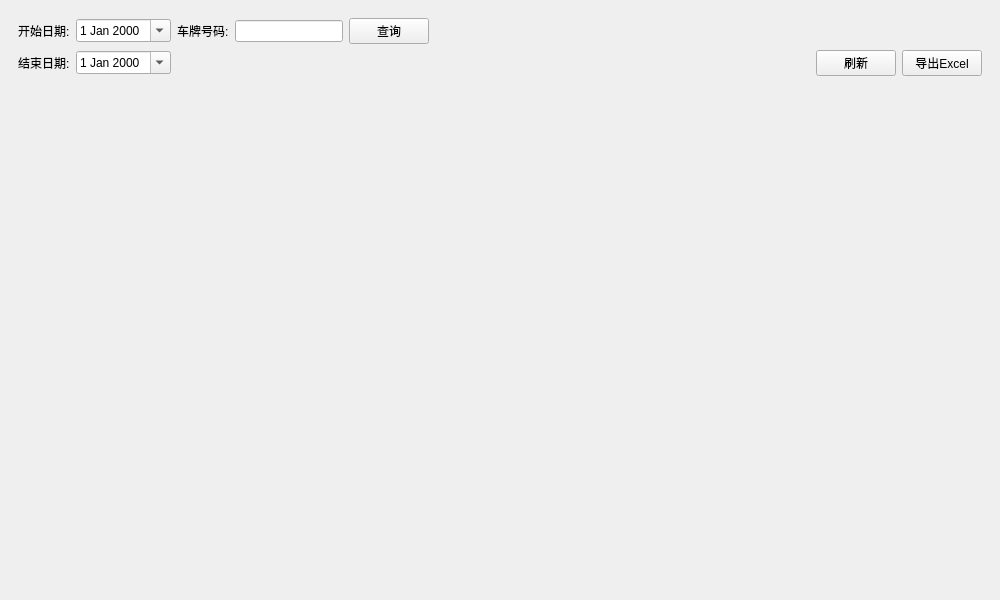
<?xml version="1.0" encoding="UTF-8"?>
<ui version="4.0">
 <class>FrmSellTable</class>
 <widget class="QWidget" name="FrmSellTable">
  <property name="geometry">
   <rect>
    <x>0</x>
    <y>0</y>
    <width>1000</width>
    <height>600</height>
   </rect>
  </property>
  <property name="windowTitle">
   <string>Form</string>
  </property>
  <layout class="QGridLayout" name="gridLayout_3">
   <property name="leftMargin">
    <number>0</number>
   </property>
   <property name="topMargin">
    <number>0</number>
   </property>
   <property name="rightMargin">
    <number>0</number>
   </property>
   <property name="bottomMargin">
    <number>0</number>
   </property>
   <item row="0" column="0">
    <widget class="QStackedWidget" name="stackedWidget">
     <property name="currentIndex">
      <number>0</number>
     </property>
     <widget class="QWidget" name="page">
      <layout class="QGridLayout" name="gridLayout_2" rowstretch="1,9">
       <item row="0" column="0">
        <widget class="QWidget" name="widget" native="true">
         <layout class="QGridLayout" name="gridLayout">
          <item row="0" column="3">
           <widget class="QLineEdit" name="editName">
            <property name="sizePolicy">
             <sizepolicy hsizetype="Minimum" vsizetype="Fixed">
              <horstretch>0</horstretch>
              <verstretch>0</verstretch>
             </sizepolicy>
            </property>
           </widget>
          </item>
          <item row="0" column="0">
           <widget class="QLabel" name="label">
            <property name="text">
             <string>开始日期:</string>
            </property>
           </widget>
          </item>
          <item row="1" column="7">
           <widget class="QPushButton" name="btnExport">
            <property name="sizePolicy">
             <sizepolicy hsizetype="Minimum" vsizetype="Fixed">
              <horstretch>0</horstretch>
              <verstretch>0</verstretch>
             </sizepolicy>
            </property>
            <property name="toolTip">
             <string>导出Excel</string>
            </property>
            <property name="text">
             <string>导出Excel</string>
            </property>
            <property name="icon">
             <iconset resource="../../main.qrc">
              <normaloff>:/image/excel.png</normaloff>:/image/excel.png</iconset>
            </property>
           </widget>
          </item>
          <item row="0" column="2">
           <widget class="QLabel" name="label_3">
            <property name="text">
             <string>车牌号码:</string>
            </property>
           </widget>
          </item>
          <item row="1" column="0">
           <widget class="QLabel" name="label_2">
            <property name="text">
             <string>结束日期:</string>
            </property>
           </widget>
          </item>
          <item row="0" column="4">
           <widget class="QPushButton" name="btnQuery">
            <property name="text">
             <string>查询</string>
            </property>
           </widget>
          </item>
          <item row="0" column="5">
           <spacer name="horizontalSpacer_2">
            <property name="orientation">
             <enum>Qt::Horizontal</enum>
            </property>
            <property name="sizeHint" stdset="0">
             <size>
              <width>40</width>
              <height>20</height>
             </size>
            </property>
           </spacer>
          </item>
          <item row="1" column="6">
           <widget class="QPushButton" name="btnRefresh">
            <property name="toolTip">
             <string>刷新</string>
            </property>
            <property name="text">
             <string>刷新</string>
            </property>
            <property name="icon">
             <iconset resource="../../main.qrc">
              <normaloff>:/image/刷新.png</normaloff>:/image/刷新.png</iconset>
            </property>
           </widget>
          </item>
          <item row="1" column="1">
           <widget class="QDateEdit" name="dateEnd">
            <property name="calendarPopup">
             <bool>true</bool>
            </property>
           </widget>
          </item>
          <item row="0" column="1">
           <widget class="QDateEdit" name="dateStart">
            <property name="calendarPopup">
             <bool>true</bool>
            </property>
           </widget>
          </item>
         </layout>
        </widget>
       </item>
       <item row="1" column="0">
        <widget class="GbsTableWidget" name="tableWidget" native="true"/>
       </item>
      </layout>
     </widget>
     <widget class="QWidget" name="page_2">
      <layout class="QGridLayout" name="gridLayout_4"/>
     </widget>
    </widget>
   </item>
  </layout>
 </widget>
 <customwidgets>
  <customwidget>
   <class>GbsTableWidget</class>
   <extends>QWidget</extends>
   <header>gbstablewidget.h</header>
   <container>1</container>
  </customwidget>
 </customwidgets>
 <resources>
  <include location="../../main.qrc"/>
 </resources>
 <connections/>
</ui>
